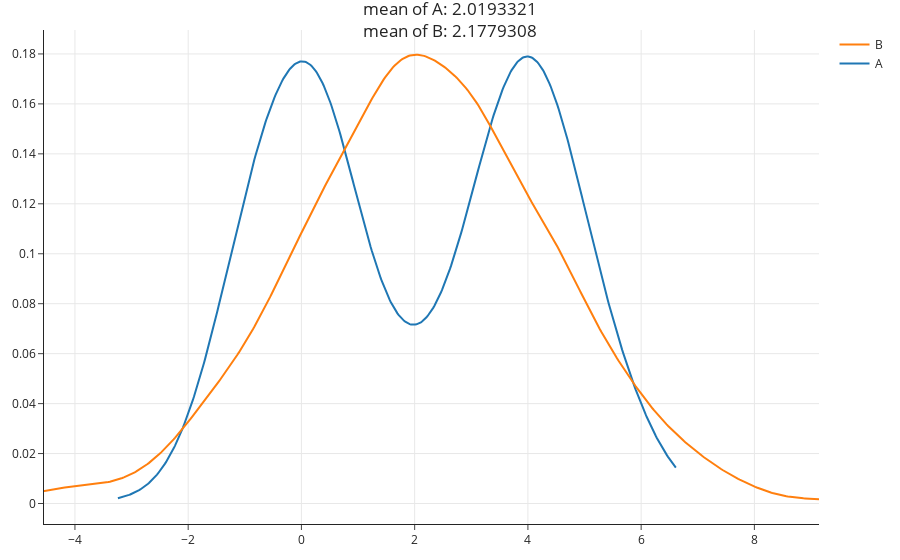

This figure's notebook cell:
### Markdown cell above
### Different distributions with the same mean

Let's generate two distributions that look very different but have the same mean.

### Code cell
np.random.seed(42) # So that we get the same results each time (for lecture).

N = 1000 # Number of samples for each distribution.

# Distribution 'A'.
a = pd.Series(np.random.normal(0, 1, size=N//2))
b = pd.Series(np.random.normal(4, 1, size=N//2))
distr1 = pd.concat([a,b], ignore_index=True)

# Distribution 'B'.
distr2 = pd.Series(np.random.normal(distr1.mean(), distr1.std(), size=N))

data = pd.concat([distr1, distr2], axis=1, keys=['A', 'B']).unstack().reset_index().drop('level_1', axis=1)
data = data.rename(columns={'level_0': 'group', 0: 'data'})

meanA, meanB = data.groupby('group')['data'].mean().round(7).tolist()
create_kde_plotly(data, 'group', 'A', 'B', 'data', f'mean of A: {meanA}<br>mean of B: {meanB}')

### Figure 1 — Plotly figure (JSON) as saved in the notebook; plotly's stock layout.template omitted (floating-point values rounded to 4 significant figures; data arrays with more than 128 entries replaced by an {"elided": "..."} marker saying what was removed)
{"data": [{"legendgroup": "A", "marker": {"color": "rgb(31, 119, 180)"}, "mode": "lines", "name": "A", "showlegend": true, "type": "scatter", "x": {"elided": "500 float values"}, "xaxis": "x", "y": {"elided": "500 float values"}, "yaxis": "y"}, {"legendgroup": "B", "marker": {"color": "rgb(255, 127, 14)"}, "mode": "lines", "name": "B", "showlegend": true, "type": "scatter", "x": {"elided": "500 float values"}, "xaxis": "x", "y": {"elided": "500 float values"}, "yaxis": "y"}], "layout": {"autosize": true, "barmode": "overlay", "hovermode": "closest", "legend": {"traceorder": "reversed"}, "title": {"text": "mean of A: 2.0193321<br>mean of B: 2.1779308"}, "xaxis": {"anchor": "y2", "autorange": true, "domain": [0, 1], "range": [-4.564, 9.141], "type": "linear", "zeroline": false}, "yaxis": {"anchor": "free", "autorange": true, "domain": [0, 1], "position": 0, "range": [-0.008204, 0.1896], "type": "linear"}}}
